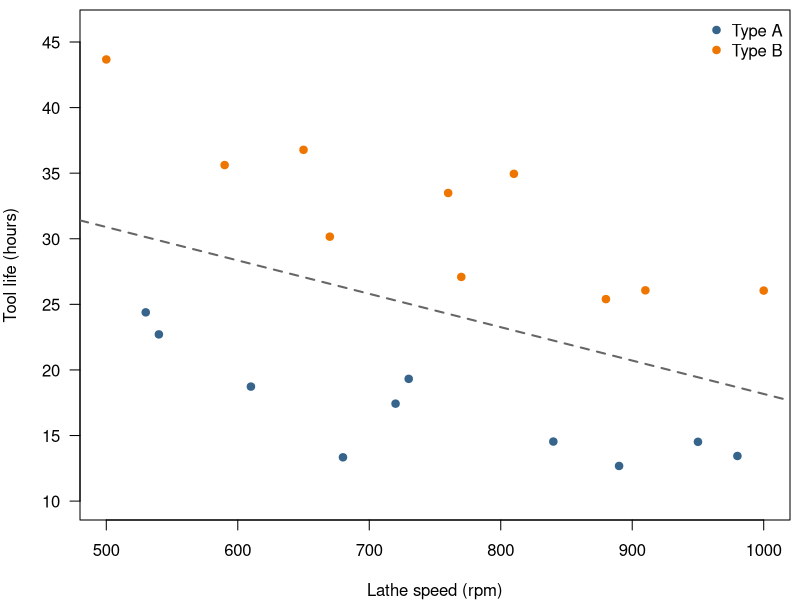
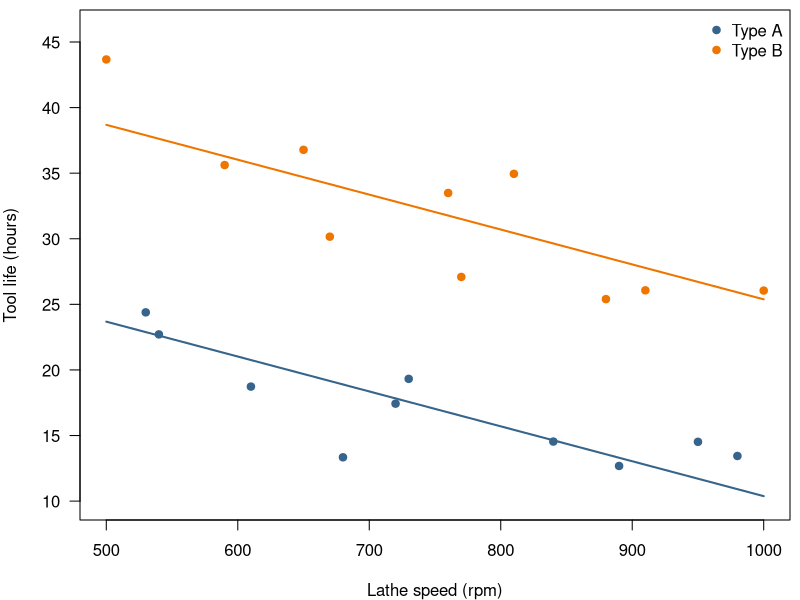
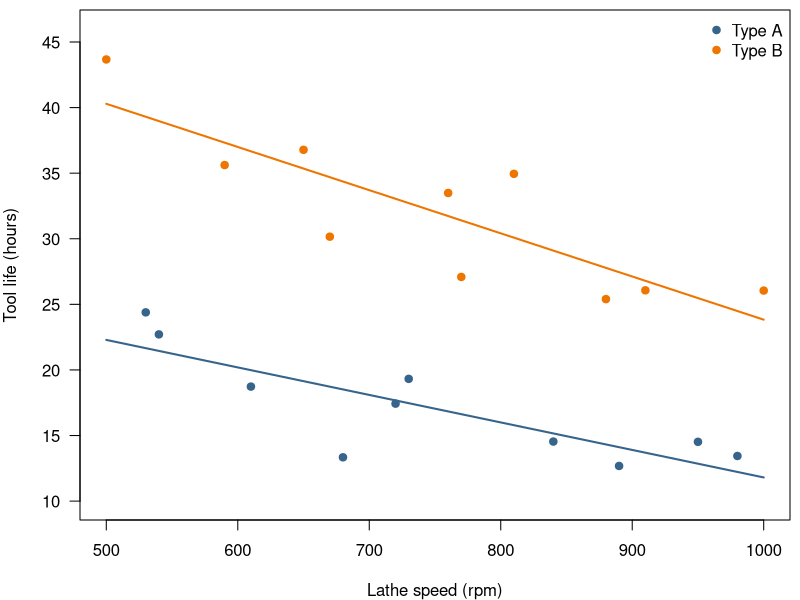
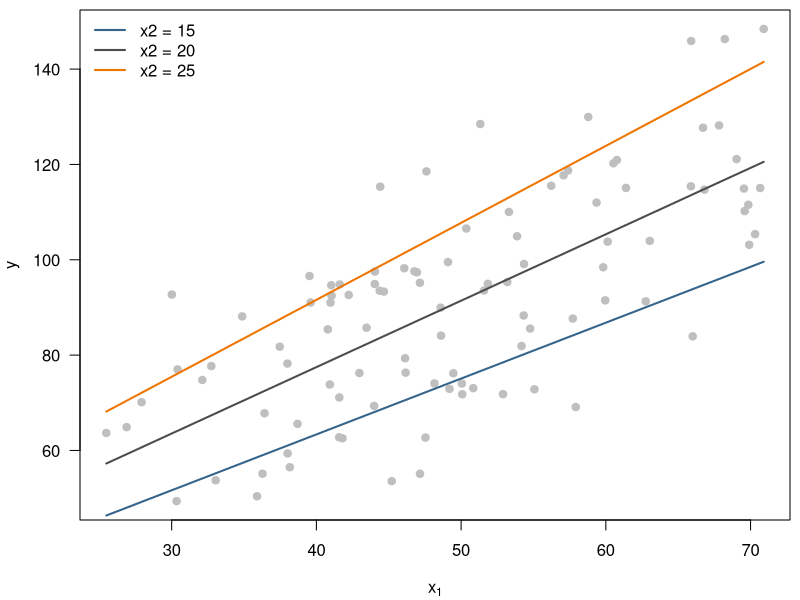

These figures' R source, in order:
# Dummy variables and interaction terms: tool life data (MPV, Chapter 8)

# ---- Data ------------------------------------------------------------------
tool <- data.frame(
    y  = c(18.73, 14.52, 17.43, 14.54, 13.44, 24.39, 13.34, 22.71, 12.68, 19.32,
           30.16, 27.09, 25.40, 26.05, 33.49, 35.62, 26.07, 36.78, 34.95, 43.67),
    x1 = c(610, 950, 720, 840, 980, 530, 680, 540, 890, 730,
           670, 770, 880, 1000, 760, 590, 910, 650, 810, 500),
    type = factor(rep(c("A", "B"), each = 10))
)
tool$x2 <- as.numeric(tool$type == "B")   # indicator: 1 if type B, 0 if type A

# ---- Models ----------------------------------------------------------------
m_slr <- lm(y ~ x1, data = tool)           # ignores tool type
m_par <- lm(y ~ x1 + x2, data = tool)      # parallel lines
m_int <- lm(y ~ x1 + x2 + x1:x2, data = tool)  # different slopes (same as y ~ x1 * x2)

summary(m_slr)
summary(m_par)
summary(m_int)

# Using the factor directly gives the same fit (R builds the indicator, reference = first level)
summary(lm(y ~ x1 + type, data = tool))
model.matrix(~ x1 + type, data = tool)[c(1, 11), ]

# ---- Tests (reduced vs full) ----------------------------------------------
anova(m_slr, m_par)   # H0: beta2 = 0 (F = t^2)
anova(m_par, m_int)   # H0: beta12 = 0 (parallel lines)
anova(m_slr, m_int)   # H0: beta2 = beta12 = 0 (one common line)

# ---- Separate regressions: same coefficients as the interaction model ------
coef(lm(y ~ x1, data = tool, subset = type == "A"))
coef(lm(y ~ x1, data = tool, subset = type == "B"))
c(coef(m_int)["(Intercept)"] + coef(m_int)["x2"], coef(m_int)["x1"] + coef(m_int)["x1:x2"])

# ---- Plots (saved as PDFs for the slides) ----------------------------------
dir.create("figures", showWarnings = FALSE)
cols <- c(A = "steelblue4", B = "darkorange2")
grid_x <- seq(500, 1000, length.out = 100)

plot_tool <- function(file, model = NULL, ignore_type = FALSE) {
    pdf(file, width = 4, height = 3.2, pointsize = 11)
    par(mar = c(4, 4, 0.5, 0.5), las = 1)
    plot(y ~ x1, data = tool, col = cols[type], pch = 19,
         xlab = "Lathe speed (rpm)", ylab = "Tool life (hours)",
         xlim = c(500, 1000), ylim = c(10, 46))
    if (ignore_type) abline(m_slr, lty = 2, lwd = 2, col = "gray40")
    if (!is.null(model)) {
        for (g in c("A", "B")) {
            lines(grid_x, predict(model, data.frame(x1 = grid_x, x2 = as.numeric(g == "B"))),
                  col = cols[g], lwd = 2)
        }
    }
    legend("topright", legend = c("Type A", "Type B"), col = cols, pch = 19, bty = "n")
    dev.off()
}

plot_tool("tool-slr.pdf", ignore_type = TRUE)  # simple regression ignoring type
plot_tool("tool-parallel.pdf", model = m_par)  # parallel lines
plot_tool("tool-interaction.pdf", model = m_int)  # different slopes

# ---- Factor with m = 3 levels (simulated, for illustration) ----------------
set.seed(1)
d3 <- data.frame(x1 = runif(60, 500, 1000), g = factor(rep(c("A", "B", "C"), each = 20)))
d3$y <- 35 - 0.025 * d3$x1 + c(A = 0, B = 12, C = 6)[as.character(d3$g)] + rnorm(60, sd = 3)

m3 <- lm(y ~ x1 + g, data = d3)
summary(m3)

# Dummy variable trap: all three indicators + intercept -> one coefficient is NA (aliased)
d3$dA <- as.numeric(d3$g == "A"); d3$dB <- as.numeric(d3$g == "B"); d3$dC <- as.numeric(d3$g == "C")
lm(y ~ x1 + dA + dB + dC, data = d3)
qr(model.matrix(~ x1 + dA + dB + dC, data = d3))$rank   # 4, not 5

# Changing the reference level: coefficients change, fit does not
m3_C <- lm(y ~ x1 + relevel(g, ref = "C"), data = d3)
coef(m3_C)
all.equal(fitted(m3), fitted(m3_C))
c(SSRes_ref_A = deviance(m3), SSRes_ref_C = deviance(m3_C))

# Partial F-test for the whole factor, and for equal slopes across levels
anova(lm(y ~ x1, data = d3), m3)
anova(m3, lm(y ~ x1 * g, data = d3))

# ---- Two quantitative regressors: centering reduces collinearity with the product ----
set.seed(2)
q <- data.frame(x1 = rnorm(100, 50, 10), x2 = rnorm(100, 20, 5))
q$y <- 5 + 0.4 * q$x1 + 0.8 * q$x2 + 0.05 * q$x1 * q$x2 + rnorm(100, sd = 3)
cor(q$x1, q$x1 * q$x2)
q$c1 <- q$x1 - mean(q$x1); q$c2 <- q$x2 - mean(q$x2)
cor(q$c1, q$c1 * q$c2)
m_q <- lm(y ~ x1 * x2, data = q)
summary(m_q)
summary(lm(y ~ c1 * c2, data = q))

# Fitted lines in x1 at three values of x2: slopes differ (beta1 + beta12 * x2)
x2_vals <- c(15, 20, 25)
x2_cols <- c("steelblue4", "gray30", "darkorange2")
grid_q <- seq(min(q$x1), max(q$x1), length.out = 100)
pdf("quant-interaction.pdf", width = 4, height = 3.2, pointsize = 11)
par(mar = c(4, 4, 0.5, 0.5), las = 1)
plot(y ~ x1, data = q, pch = 19, col = "gray75", xlab = expression(x[1]), ylab = "y")
for (j in seq_along(x2_vals)) {
    lines(grid_q, predict(m_q, data.frame(x1 = grid_q, x2 = x2_vals[j])),
          col = x2_cols[j], lwd = 2)
}
legend("topleft", legend = paste("x2 =", x2_vals), col = x2_cols, lwd = 2, bty = "n")
dev.off()
coef(m_q)
coef(m_q)["x1"] + coef(m_q)["x1:x2"] * x2_vals   # slopes of the three lines

# ---- Indicator only: same as the pooled two-sample t-test --------------------
summary(lm(y ~ x2, data = tool))
t.test(y ~ type, data = tool, var.equal = TRUE)

# ---- Separate error variances vs pooled ------------------------------------
c(A = deviance(lm(y ~ x1, data = tool, subset = type == "A")),
  B = deviance(lm(y ~ x1, data = tool, subset = type == "B")),
  pooled = deviance(m_int))
